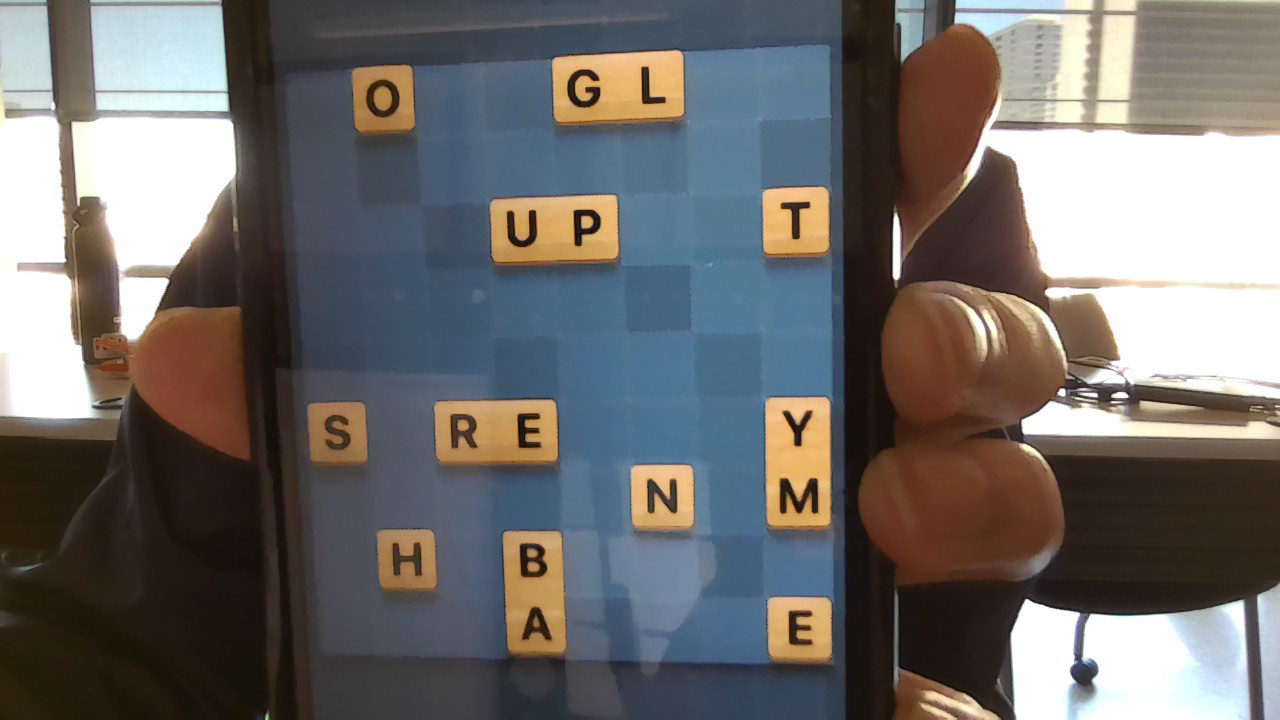
#> input picture backend/image processing/test_images/WIN_20240224_14_33_38_Pro.png, 1280 x 720 px
$ python imageprocessing.py
#> lines starting #> are read from the running program, lines starting #| are printed output that depends on the picture; after the words box and inside, x2 and y2 are one past the last pixel; in counts of white or black regions, pixels touching at a corner belong together
import cv2 as cv
# import numpy as np

from matplotlib import pyplot as plt

img = cv.imread('./test_images/WIN_20240224_14_33_38_Pro.png',0)
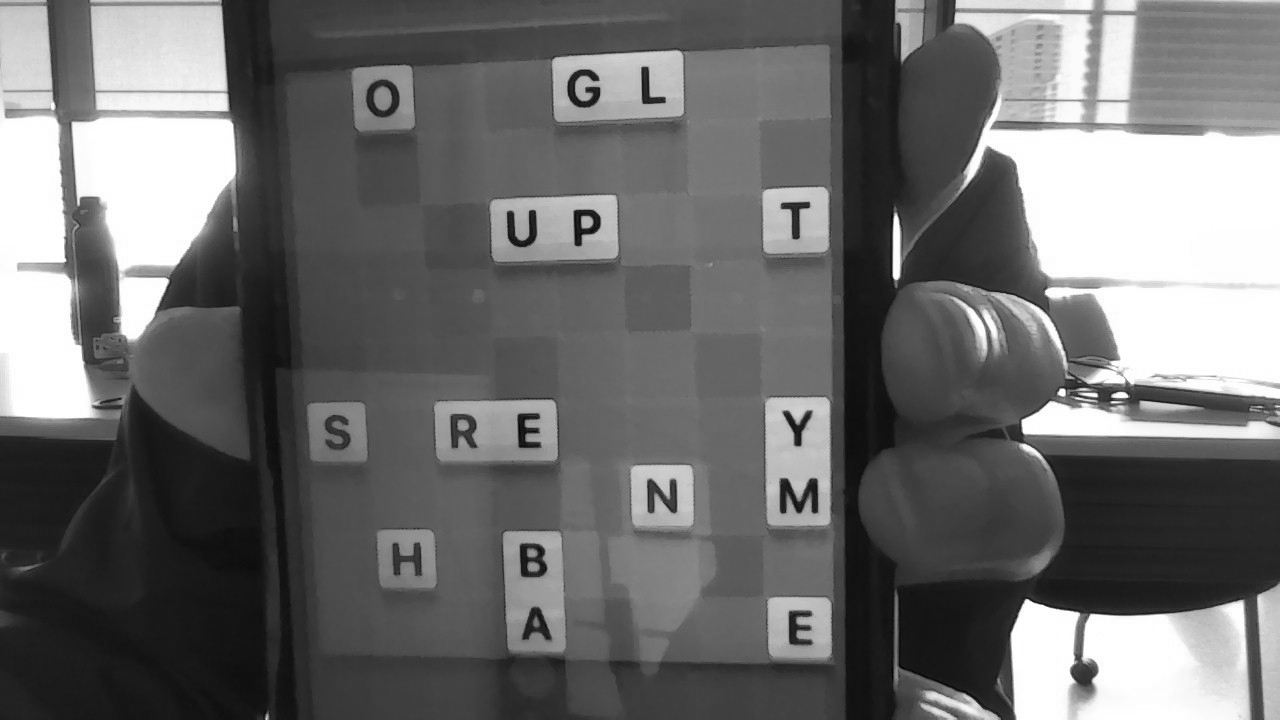
#> img: shape (720, 1280); min 0, max 255, mean 109.2
# img = cv.imread('./test_images/wordbite.png', 0)

th3 = cv.adaptiveThreshold(img,255,cv.ADAPTIVE_THRESH_GAUSSIAN_C,\
            cv.THRESH_BINARY,11,2)
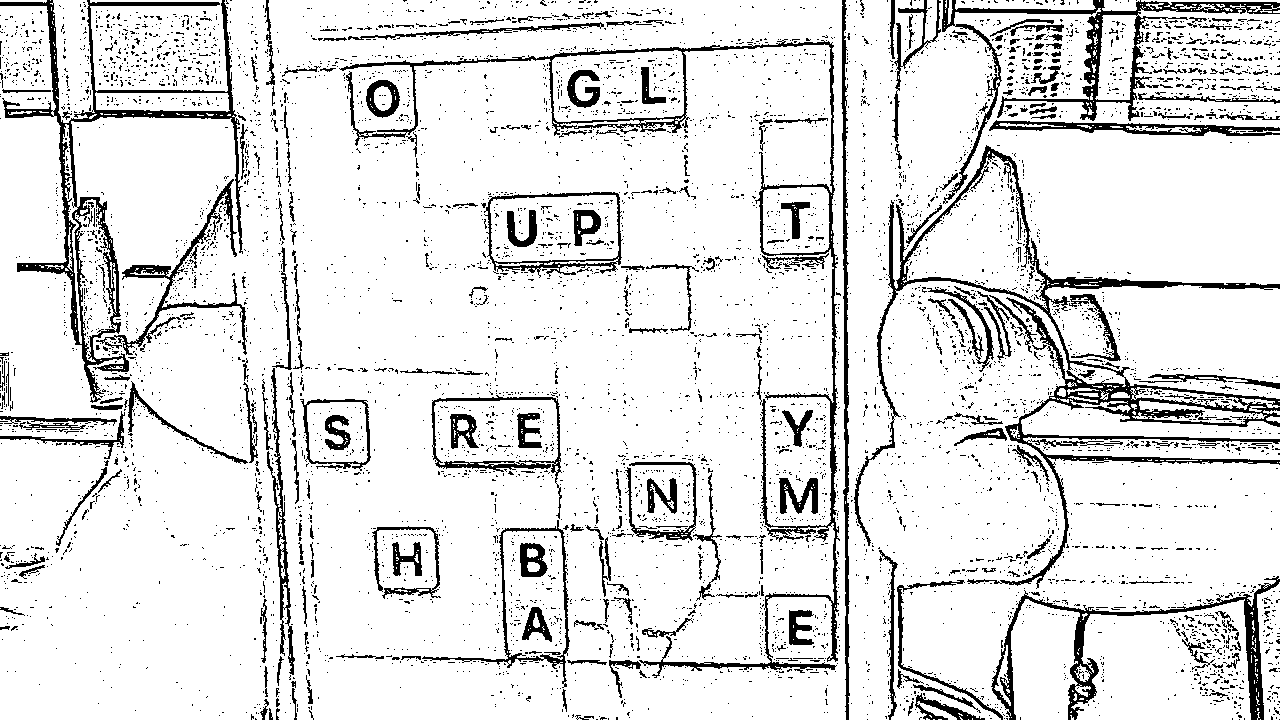
#> th3: shape (720, 1280); 88.4% white; 6316 black regions (5979 under 20 px), largest, box (x1, y1, x2, y2) and area: (854, 145, 1280, 589) 12746, (0, 0, 243, 403) 8651, (339, 39, 840, 678) 8496

images = [img, th3]
titles = ['Original Image', 'Gaussian Threshold']

cv.imwrite('./test_images/gauss_wordbite_hist.png', th3)

for i in range(2):
    plt.subplot(2,3,i+1),plt.imshow(images[i],'gray')
    plt.title(titles[i])
    plt.xticks([]),plt.yticks([])
plt.show()
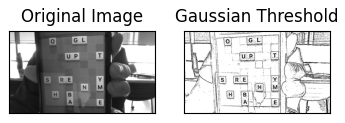
#> figure drawn by matplotlib, 2 panels

$ run again, with backend/image processing/test_images/testing.png copied over backend/image processing/test_images/WIN_20240224_14_33_38_Pro.png
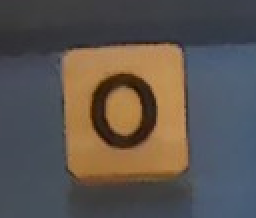
#> input picture backend/image processing/test_images/testing.png, 128 x 109 px (shown 2 times larger)
#> `th3 = cv.adaptiveThreshold(img,255,cv.ADAPTIVE_THRESH_GAUSSIAN_C,\ cv...`:
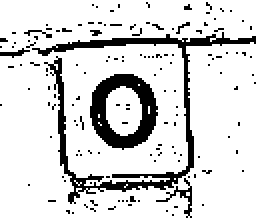
#> th3: shape (109, 128) (shown 2 times larger); 84.8% white; 145 black regions (141 under 20 px), largest, box (x1, y1, x2, y2) and area: (16, 16, 128, 102) 1050, (45, 37, 79, 75) 635, (78, 89, 96, 109) 68, (0, 24, 15, 29) 31
#> `plt.show()`:
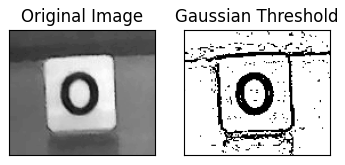
#> figure drawn by matplotlib, 2 panels
